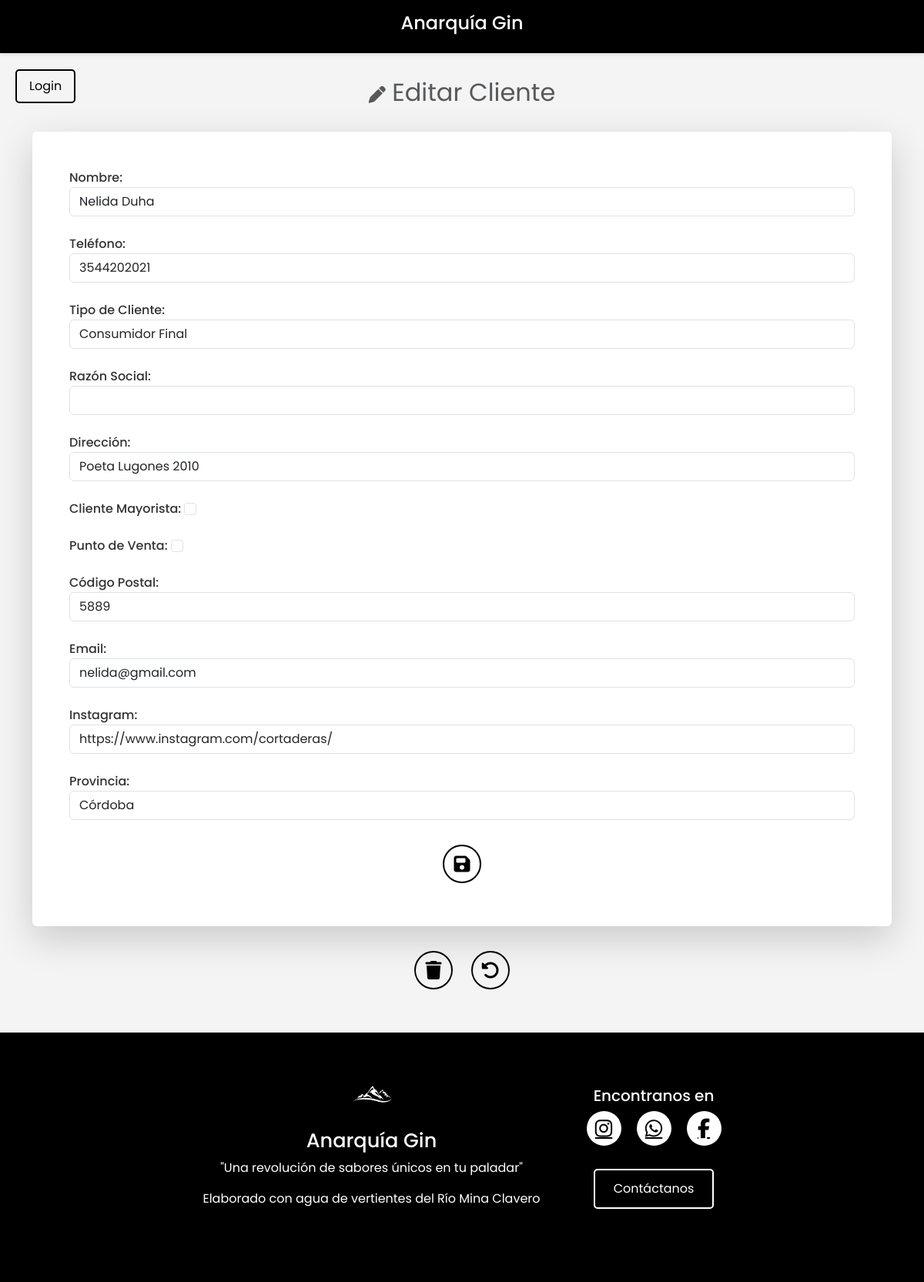
The app's page /clientes/editar/2/, older data.
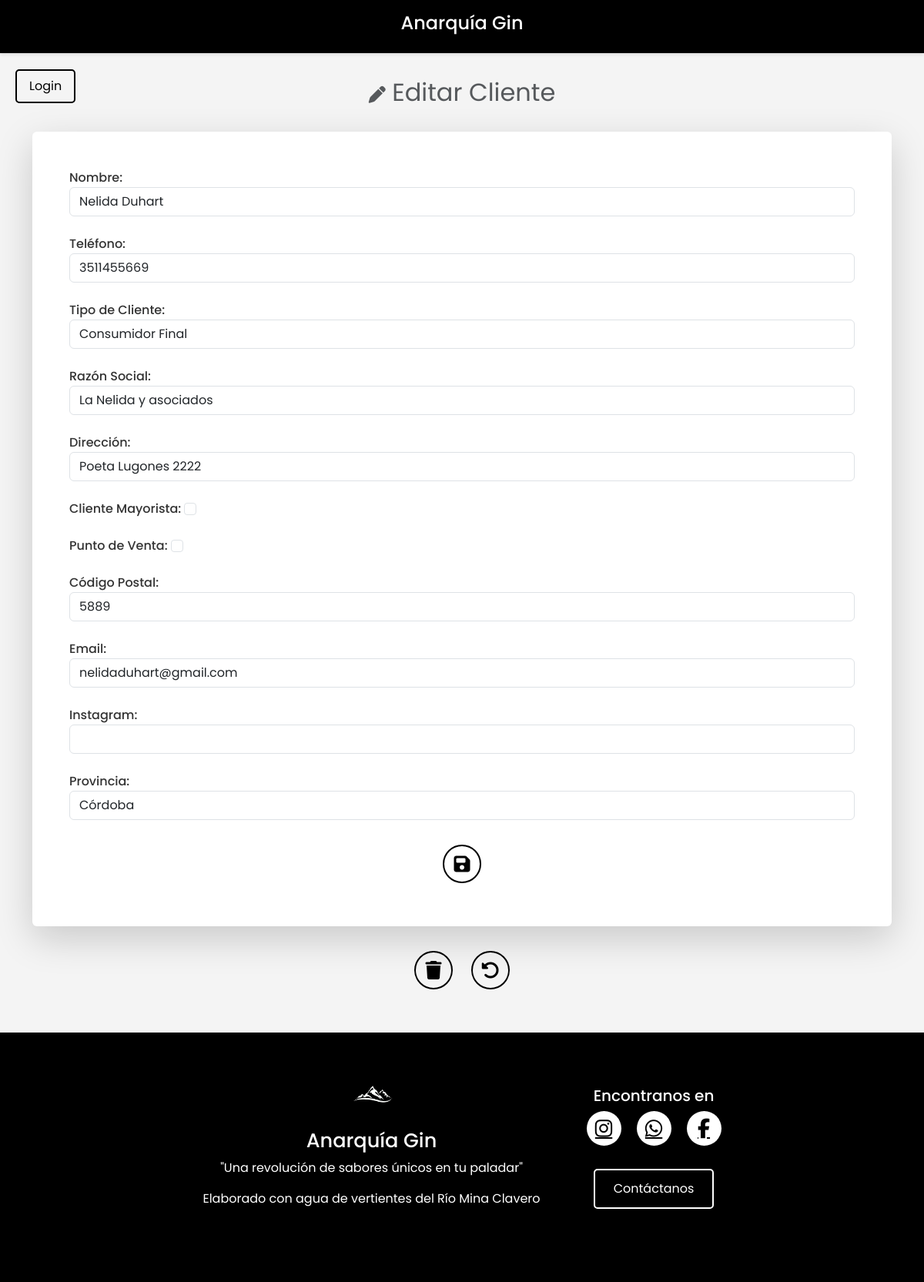
The same page, newer data.
### controlstock/models.py (models this page shows, shortened)
class Cliente(models.Model):
    fecha = models.DateField(auto_now_add= True)
    nombre = models.CharField(max_length=30, help_text="cliente1")
    telefono = models.CharField(max_length=15)
    TIPO_CLIENTE = [
        ("C", "Consumidor Final"),
        ("R", "Responsable Inscripto"),
        ("M", "Monotributista"),
        ]
    tipo_cliente = models.CharField(max_length=1, choices=TIPO_CLIENTE, default="C")
    razon_social = models.CharField(max_length=30,default=None, null=True, blank=True)
    direccion = models.CharField(max_length=30, help_text="Introduce direccion de tu punto de venta", default=None, null=True, blank=True)
    cliente_mayorista = models.BooleanField(default=False)
    punto_venta = models.BooleanField(default=False)
    codPostal = models. IntegerField(verbose_name = "Codigo Postal")
    email = models.EmailField(default=None, null=True, blank=True)
    instagram = models.URLField(default=None, null=True, blank=True)
    provincia = models.ForeignKey(Provincia, on_delete=models.PROTECT)

class Provincia(models.Model):
    nombre = models.CharField(max_length=20)

### controlstock/views.py (the view, shortened to what this page needs)
# urls.py: path('clientes/editar/<int:pk>/', views.clienteEditar, name='clienteEditar'),
def clienteEditar(request, pk):
    cliente = get_object_or_404(Cliente, pk=pk)
    provincias = Provincia.objects.all()
    return render(request, 'clientes/clienteEditar.html', {
        'cliente': cliente,
        'provincias': provincias
    })

### Anarquia/templates/clientes/clienteEditar.html (shortened to what the changed rows need)
{% extends "base.html" %}
{% load static %}
{% block content %}
<link rel="stylesheet" type="text/css" href="{% static 'css/styles.css' %}">
    <div class="container mt-4 container-spacing">
        <form action="{% url 'clienteEditar' cliente.id %}" method="post" class="bg-white p-5 rounded shadow-lg">
            <div class="form-group">
                <label for="nombre">Nombre:</label>
                <input type="text" class="form-control" id="nombre" name="nombre" value="{{ cliente.nombre }}" required>
            </div>
            <div class="form-group">
                <label for="telefono">Teléfono:</label>
                <input type="text" class="form-control" id="telefono" name="telefono" value="{{ cliente.telefono }}" required>
            </div>
            <div class="form-group">
                <label for="tipo_cliente">Tipo de Cliente:</label>
                <select class="form-control" id="tipo_cliente" name="tipo_cliente">
                    <option value="C" {% if cliente.tipo_cliente == "C" %}selected{% endif %}>Consumidor Final</option>
                </select>
            </div>
            <div class="form-group">
                <label for="razon_social">Razón Social:</label>
                <input type="text" class="form-control" id="razon_social" name="razon_social" value="{{ cliente.razon_social }}">
            </div>
            <div class="form-group">
                <label for="direccion">Dirección:</label>
                <input type="text" class="form-control" id="direccion" name="direccion" value="{{ cliente.direccion }}">
            </div>
            <div class="form-group">
                <label for="cliente_mayorista">Cliente Mayorista:</label>
                <input type="checkbox" class="form-check-input" id="cliente_mayorista" name="cliente_mayorista" {% if cliente.cliente_mayorista %}checked{% endif %}>
            </div>
            <div class="form-group">
                <label for="punto_venta">Punto de Venta:</label>
                <input type="checkbox" class="form-check-input" id="punto_venta" name="punto_venta" {% if cliente.punto_venta %}checked{% endif %}>
            </div>
            <div class="form-group">
                <label for="codPostal">Código Postal:</label>
                <input type="number" class="form-control" id="codPostal" name="codPostal" value="{{ cliente.codPostal }}" required>
            </div>
            <div class="form-group">
                <label for="email">Email:</label>
                <input type="email" class="form-control" id="email" name="email" value="{{ cliente.email }}">
            </div>
            <div class="form-group">
                <label for="instagram">Instagram:</label>
                <input type="url" class="form-control" id="instagram" name="instagram" value="{{ cliente.instagram }}">
            </div>
            <div class="form-group">
                <label for="provincia">Provincia:</label>
                <select class="form-control" id="provincia" name="provincia">
                    {% for provincia in provincias %}
                    <option value="{{ provincia.id }}" {% if cliente.provincia.id == provincia.id %}selected{% endif %}>{{ provincia.nombre }}</option>
                    {% endfor %}
                </select>
            </div>
        </form>
    </div>
{% endblock %}

Row changes from the older to the newer data that the page shows:
changed Cliente "Consumidor Final": nombre "Nelida Duha" → "Nelida Duhart"; telefono "3544202021" → "3511455669"; razon_social (not shown) → "La Nelida y asociados"; direccion "Poeta Lugones 2010" → "Poeta Lugones 2222"; email "nelida@gmail.com" → "nelidaduhart@gmail.com"; instagram "https://www.instagram.com/cortaderas/" → (not shown)
